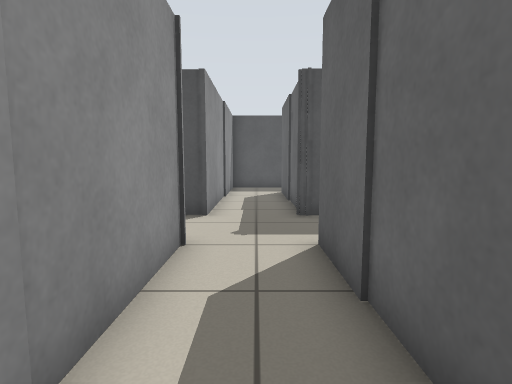
view 1 (above)

19 first-person views from a walk through a Stage world. The camera is 0.78 m above the floor, tilts 6° down and sees 80° across. Floor lines are 1 m apart. The floor is counted in squares, 0.5 m on a side. Each view is taken from the middle of a square. On the plan, view 1 faces up. The plan holds only what a view shows up to about 15 squares ahead; the rest is blank. The robots in the file are not drawn.

view 2
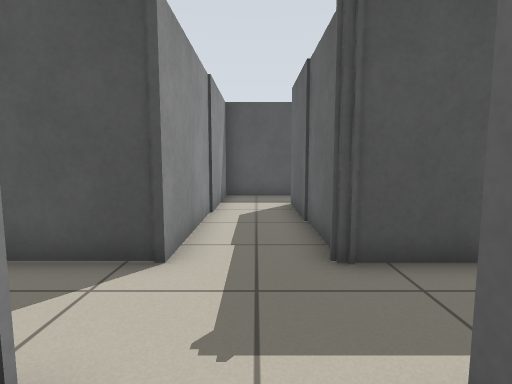

view 3
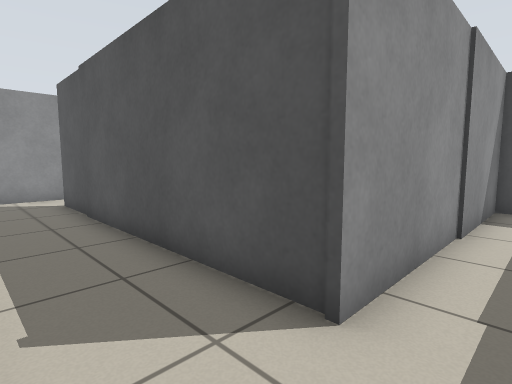

view 4
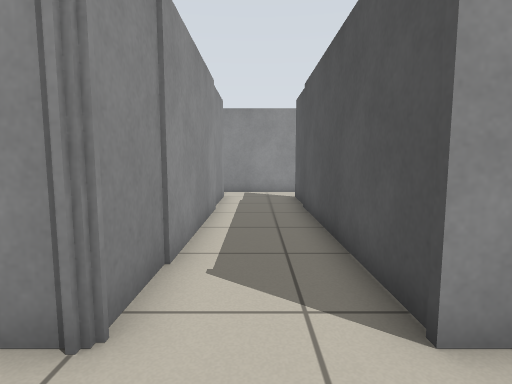

view 5
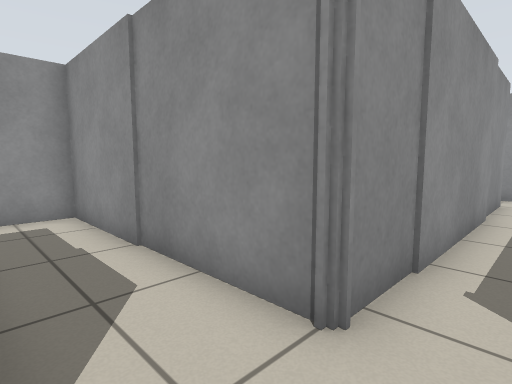

view 6
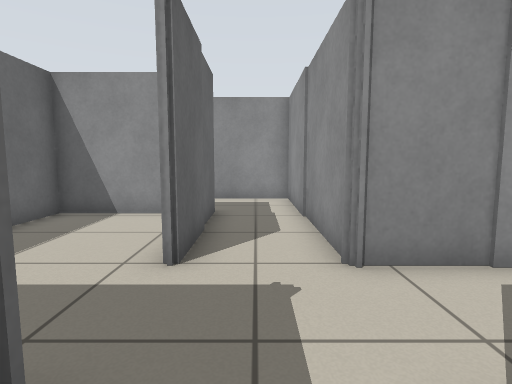

view 7
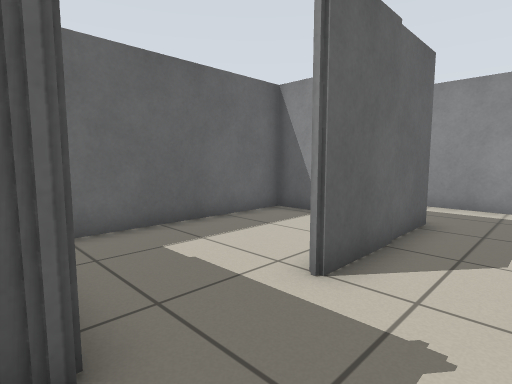

view 8
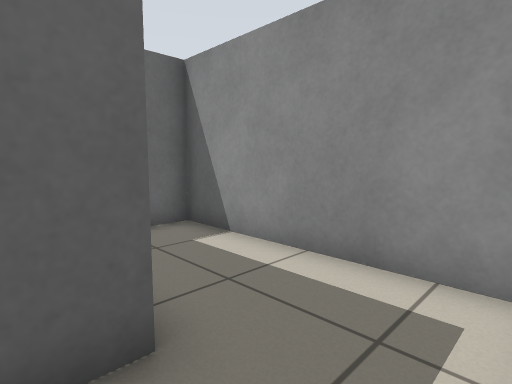

view 9
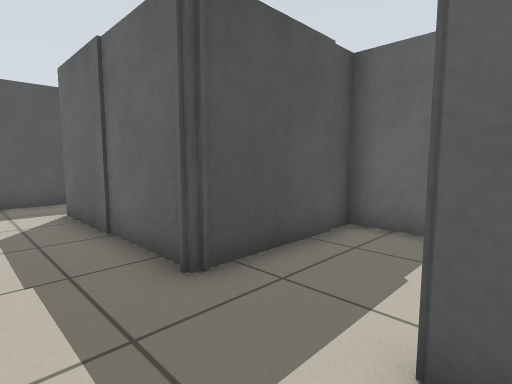

view 10
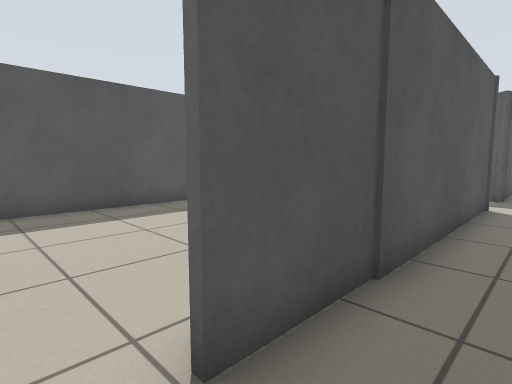

view 11
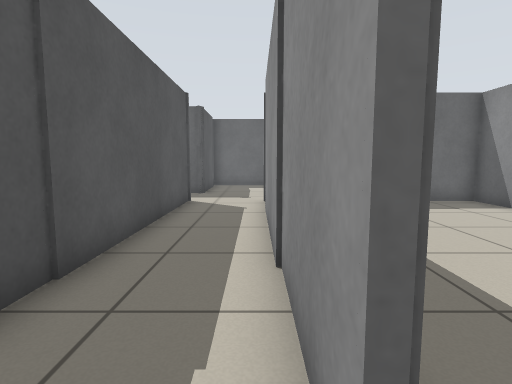

view 12
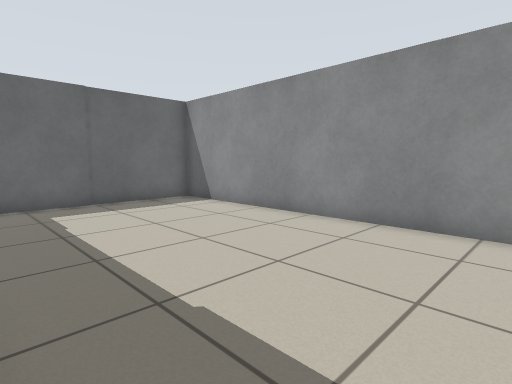

view 13
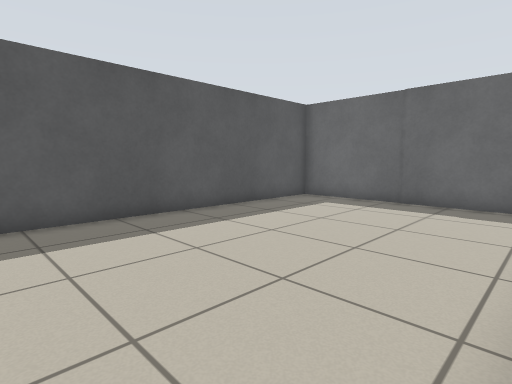

view 14
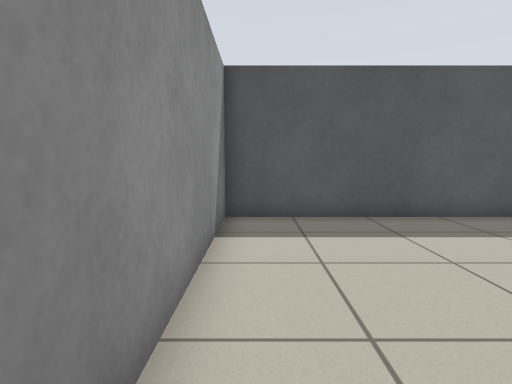

view 15
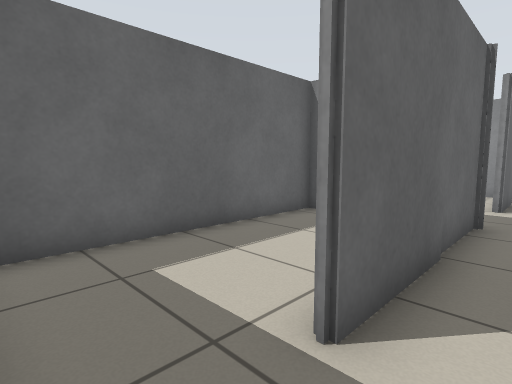

view 16
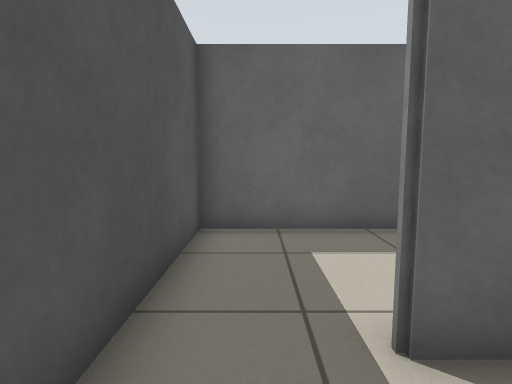

view 17
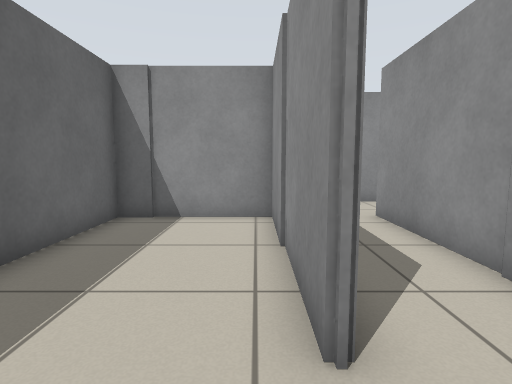

view 18
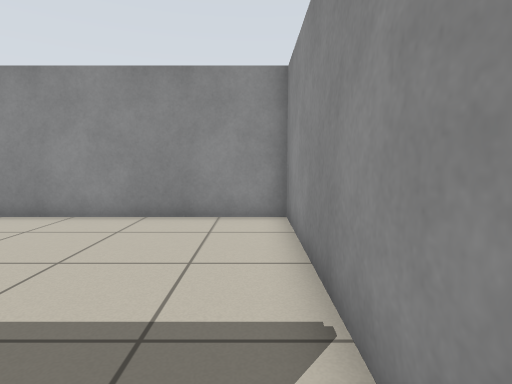

view 19
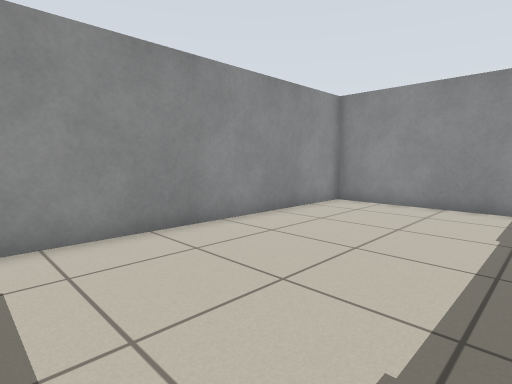

### Floor plan
Points are (right, up) in squares from view 1. A wall is a line through its corners. A room is listed if a view was taken in it or the views show most of it. See-through windows are left out.
Room 1 (views 1, 2, 3, 4, 5, 6, 7, 8, 9, 10, 11, 12, 13, 14, 15, 16, 18)
walls: (1.2, 8.6) (1.2, 14.9); (1.2, 0.9) (1.2, 5.8); (-12.1, 5.6) (-1.4, 5.6) (-1.4, -2.3) (5.8, -2.3) (5.8, -1.1); (-13.8, 9.6) (-13.8, 4.4); (1.6, 17.3) (-1.4, 17.3) (-1.4, 8.6) (-11.9, 8.6)
ways out: opening at (1, 16) to room 2; opening at (-13, 5) to room 3; opening at (-12.5, 9) to room 4; opening at (1, 6.5) to room 5
Room 2 (view 17)
walls: (1.5, 14.9) (1.5, 8.7) (5.8, 8.7) (5.8, 17.3) (1.6, 17.3)
ways out: opening at (1, 16) to room 1
Room 3 (view 19)
walls: (-13.8, 4.4) (-13.8, -2.3) (-1.5, -2.3) (-1.5, 4.1)
ways out: opening at (-13, 5) to room 1
Room 4 (no view inside)
walls: (-1.5, 9.9) (-1.5, 17.3) (-13.8, 17.3) (-13.8, 9.6)
ways out: opening at (-12.5, 9) to room 1
Room 5 (no view inside)
walls: (1.9, 1.2) (5.8, 1.2) (5.8, 8.6) (1.2, 8.6)
ways out: opening at (1, 6.5) to room 1

Positions as (right, up) in squares from view 1, and headings:
1: (0, 0), facing up
2: (0, 4), facing up
3: (0, 6), facing up-left
4: (1, 7), facing left
5: (1, 7), facing down-left
6: (0, 10), facing down
7: (-1, 9), facing down-right
8: (-1, 2), facing down-right
9: (-1, 5), facing up-right
10: (-13, 7), facing up-right
11: (-13, 6), facing right
12: (-13, 5), facing down-right
13: (-13, 9), facing up-right
14: (-13, 9), facing up
15: (0, 17), facing down-right
16: (-1, 16), facing right
17: (2, 17), facing down
18: (-13, 6), facing down
19: (-3, 4), facing down-left
